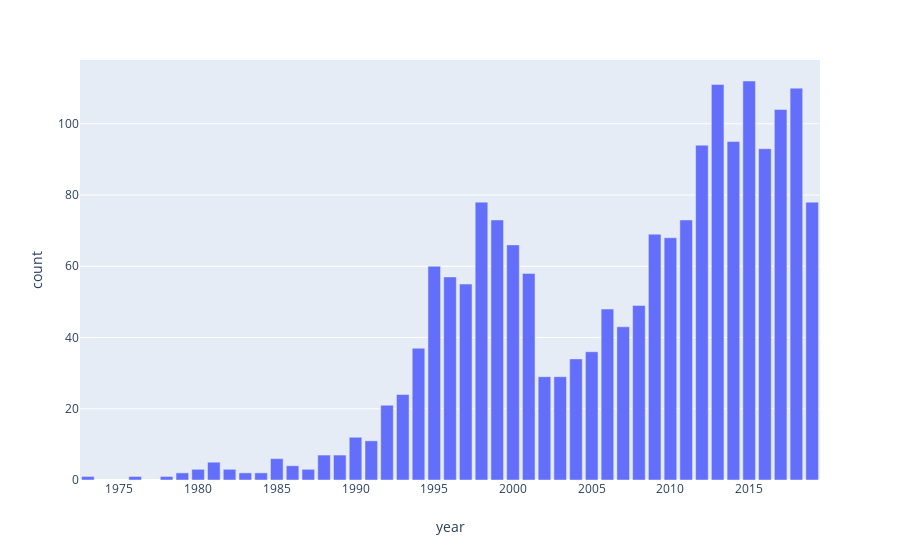

Write notebook code for a chart like this one.
### Markdown cell above
## Getting an Overview: Publications by year

### Code cell
dfyear = df.groupby("year", as_index=False)['id'].count()
dfyear.rename(columns={'id': 'count'}, inplace=True)
px.bar(dfyear, x="year", y="count", height=200)

### Figure 1 — Plotly figure (JSON) as saved in the notebook; plotly's stock layout.template omitted (floating-point values rounded to 4 significant figures)
{"data": [{"alignmentgroup": "True", "hoverlabel": {"namelength": 0}, "hovertemplate": "year=%{x}<br>count=%{y}", "legendgroup": "", "marker": {"color": "#636efa"}, "name": "", "offsetgroup": "", "orientation": "v", "showlegend": false, "textposition": "auto", "type": "bar", "uid": "dbdafe8b-de6c-4de3-baa7-fadb8653c0e7", "x": [1973, 1976, 1978, 1979, 1980, 1981, 1982, 1983, 1984, 1985, 1986, 1987, 1988, 1989, 1990, 1991, 1992, 1993, 1994, 1995, 1996, 1997, 1998, 1999, 2000, 2001, 2002, 2003, 2004, 2005, 2006, 2007, 2008, 2009, 2010, 2011, 2012, 2013, 2014, 2015, 2016, 2017, 2018, 2019], "xaxis": "x", "y": [1, 1, 1, 2, 3, 5, 3, 2, 2, 6, 4, 3, 7, 7, 12, 11, 21, 24, 37, 60, 57, 55, 78, 73, 66, 58, 29, 29, 34, 36, 48, 43, 49, 69, 68, 73, 94, 111, 95, 112, 93, 104, 110, 78], "yaxis": "y"}], "layout": {"autosize": true, "barmode": "relative", "grid": {"xaxes": ["x"], "xgap": 0.1, "xside": "bottom", "yaxes": ["y"], "ygap": 0.1, "yside": "left"}, "legend": {"tracegroupgap": 0}, "margin": {"t": 60}, "xaxis": {"autorange": true, "range": [1972.0, 2020.0], "title": {"text": "year"}, "type": "linear"}, "yaxis": {"autorange": true, "range": [0, 117.9], "title": {"text": "count"}, "type": "linear"}}}
